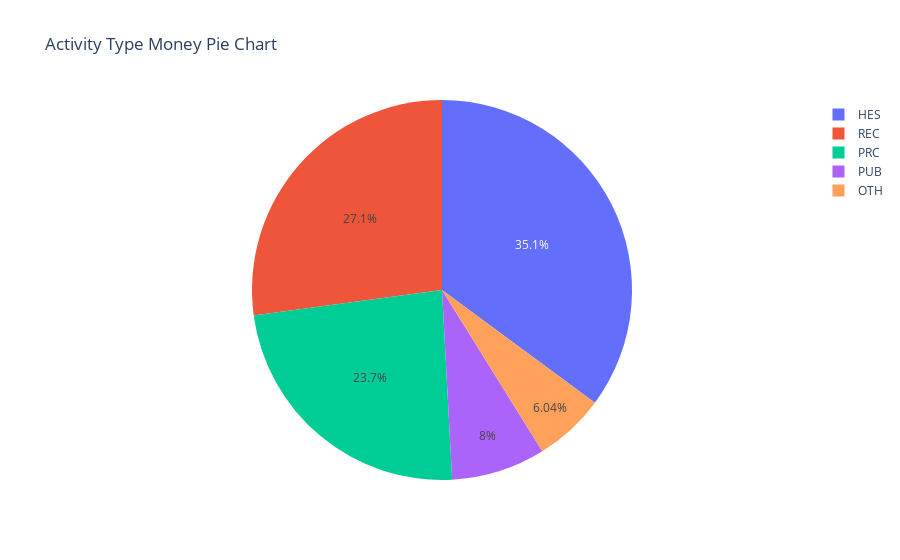

The notebook cell this image was saved under:
### Code cell
# Convert the series to a dataframe
activity_money_df = activity_money.reset_index()
activity_money_df.columns = ['Activity Type', 'Money']

# Create a pie chart
fig = px.pie(activity_money_df, values='Money', names='Activity Type', title='Activity Type Money Pie Chart')

# Display the pie chart
fig.show()

### Figure 1 — Plotly figure (JSON) as saved in the notebook; plotly's stock layout.template omitted (floating-point values rounded to 4 significant figures)
{"data": [{"domain": {"x": [0, 1], "y": [0, 1]}, "hovertemplate": "Activity Type=%{label}<br>Money=%{value}<extra></extra>", "labels": ["HES", "OTH", "PRC", "PUB", "REC"], "legendgroup": "", "name": "", "showlegend": true, "type": "pie", "values": [35.11, 6.038, 23.71, 7.998, 27.14]}], "layout": {"legend": {"tracegroupgap": 0}, "title": {"text": "Activity Type Money Pie Chart"}}}
